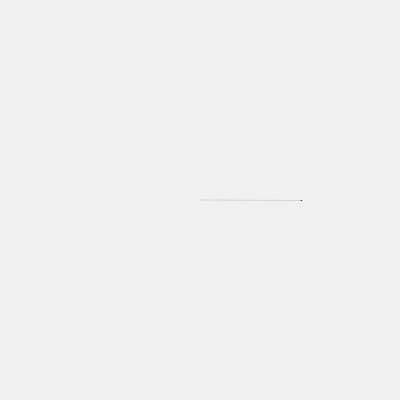
Frame 1 (no input)
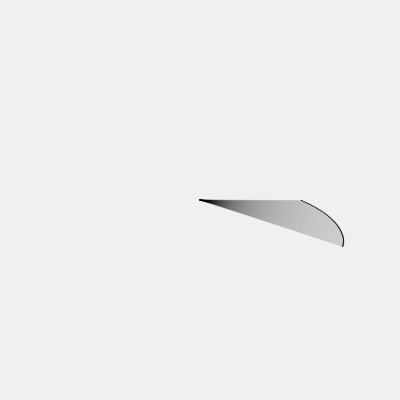
Frame 60 (no input)
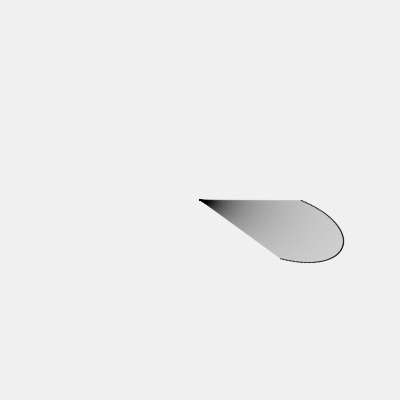
Frame 120 (the mouse pressed at the canvas centre since frame 60)

The p5.js sketch that drew these frames (run headless with seeded random() and noise() and a simulated clock; from frame 60 on, the mouse is pressed at the canvas centre):

// p5.js sketch
// ── sketch.js
function setup() {
  createCanvas(400, 400);
  background(240);
}

function draw() {
  // background(0);
  push();

  let freq, amp;

  // freq = radians(frameCount * 1.5);
  // amp = 80;
  // noiseValueForAmp = noise(freq) * amp;

  freq = radians(frameCount * 1.5);
  amp = 50;
  sinValueForAmp = sin(freq) * amp;

  freq = radians(frameCount * 0.3); //frameCount * 0.05; // time, angle
  amp = 100 + sinValueForAmp ; // amp & radDist
  let sinValue = sin(freq) * amp;
  let cosValue = cos(freq) * amp;

  let x = width/2;
  let y = height/2 + sinValue;

  noStroke();
  fill(255, 0, 0);
  //ellipse(x, y, 10, 10);

  x = width/2 + cosValue;
  y = height/2;
  fill(255, 255, 0);
  //ellipse(x, y, 10, 10);

  x = width/2 + cosValue;
  y = height/2 + sinValue;
  fill(255, 0, 255);
  //ellipse(x, y, 30, 30);

  stroke(0, 30);
  fill(0);
  line(width/2, height/2, x, y);
  ellipse(x, y, 1, 1);

  pop();
}
